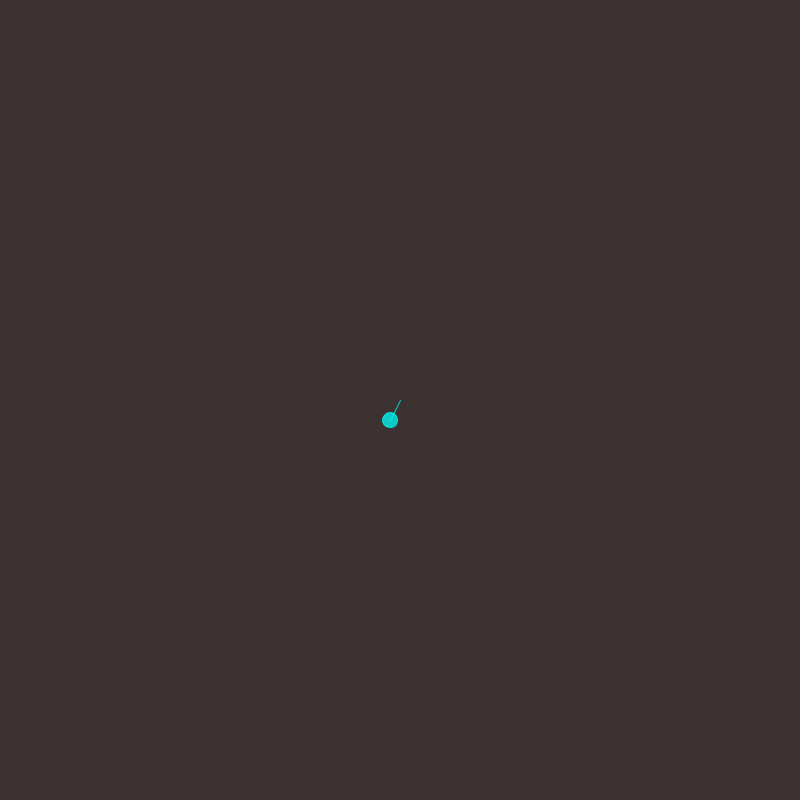
Frame 1 (no input)
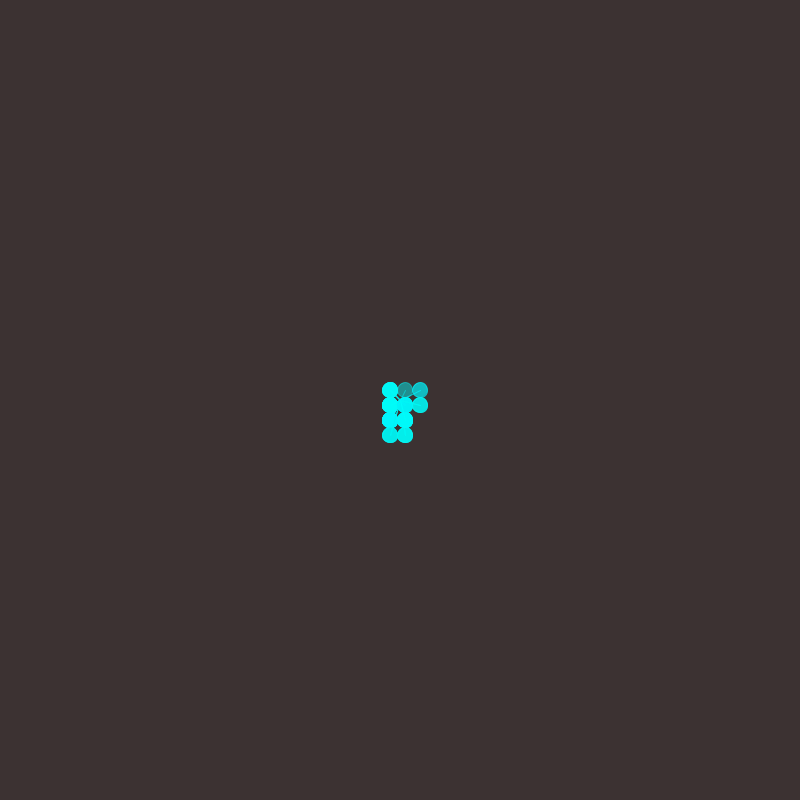
Frame 60 (the mouse pressed at the canvas centre just before this capture)
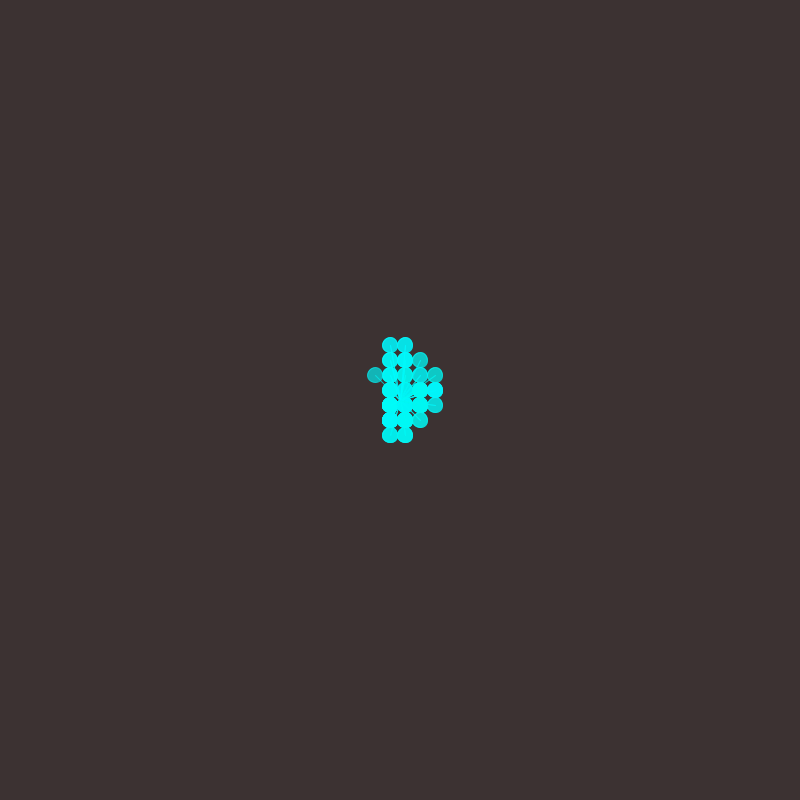
Frame 120 (the mouse held since frame 60 and released just before this capture)

The Processing sketch that drew these frames (run headless with seeded random() and noise(); from frame 60 on, the mouse is pressed at the canvas centre):

// Processing sketch: processing_159604
// ── processing_159604.pde

//Brian Cantrell

float rad = 40;
float theta = .05;
float speed = 0;
int state = 0;
int count = 0;
float diam = 15;
int r, g, b, a;
float x;
float y;
float locX, locY;
int radMain = 0;

void setup(){
  background(60,50,50,255);
  size(800,800);
}

void draw(){
  
  r = 0;
  g = int(random(240,255));
  b = int(random(240,255));
  a = int(random(100,200));
  fill(r,g,b,a);
  stroke(r,g,b,a);
  count++;
  
  //define the area of an expanding circle
  locX = width/2 + sin(theta) * radMain;
  locY = height/2 + cos(theta) * radMain;
  
  //on the perimeter of that circle, 
  //define a smaller rotating area to fill with ellipses
  float areaX = locX + random(sin(theta)*rad);
  float areaY = locY + random(cos(theta)*rad);
  
  //evenly spaces the ellipses
  x = int(areaX/diam)*diam;
  y = int(areaY/diam)*diam;
  
  ellipse(x,y,diam,diam);
  line(x,y,width/2,height/2);
  
  //increase the angle
  theta += speed;
  
  if(count > 30){
    count = 0;
    state++;
    radMain += 4;
    speed += .02;
    
    if(state == 15){
      diam -= 5;
    }
    
    if(state == 30){
      diam -= 5;
    }
    
    if(state == 40){
      diam -= 2;
    }
    
    if(state > 50){
        state = 0;
        radMain = 0;
        speed = 0;
        fill(60,50,50,210);
        rect(0,0, 800,800);
        diam = 15;
     }
  }
}
